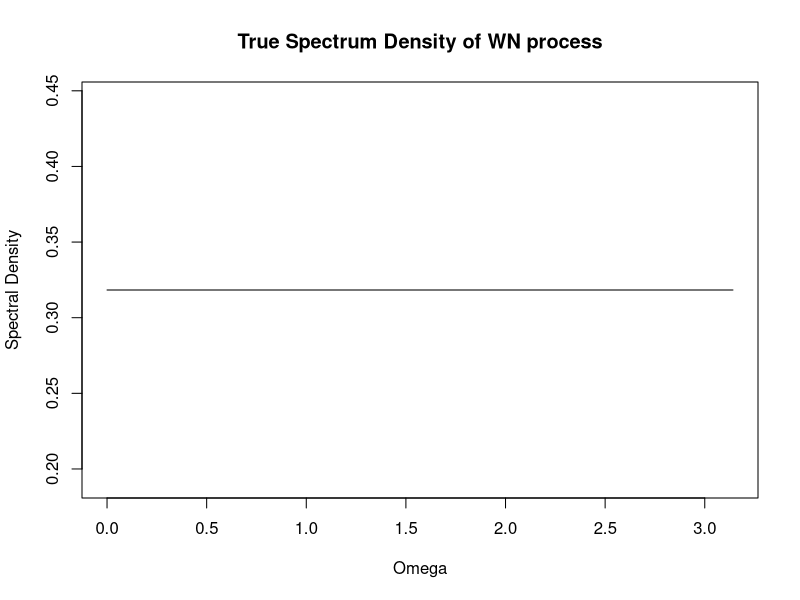
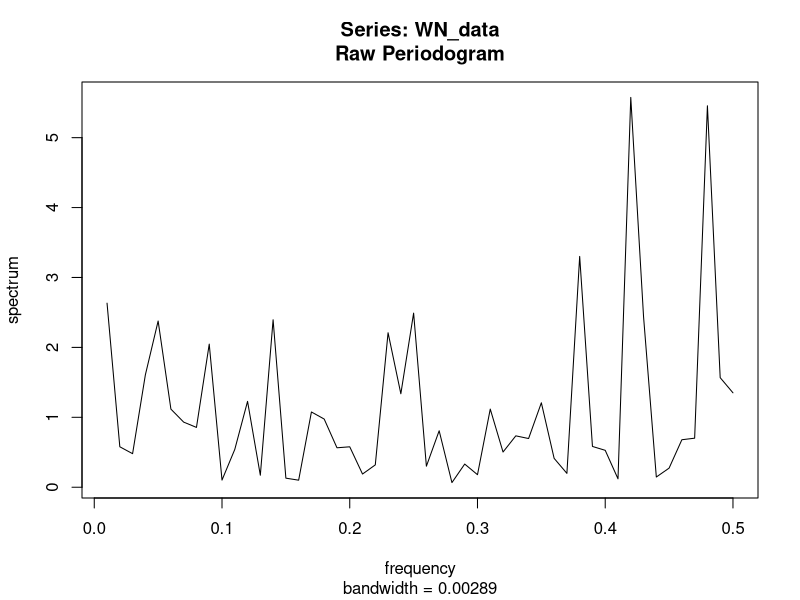
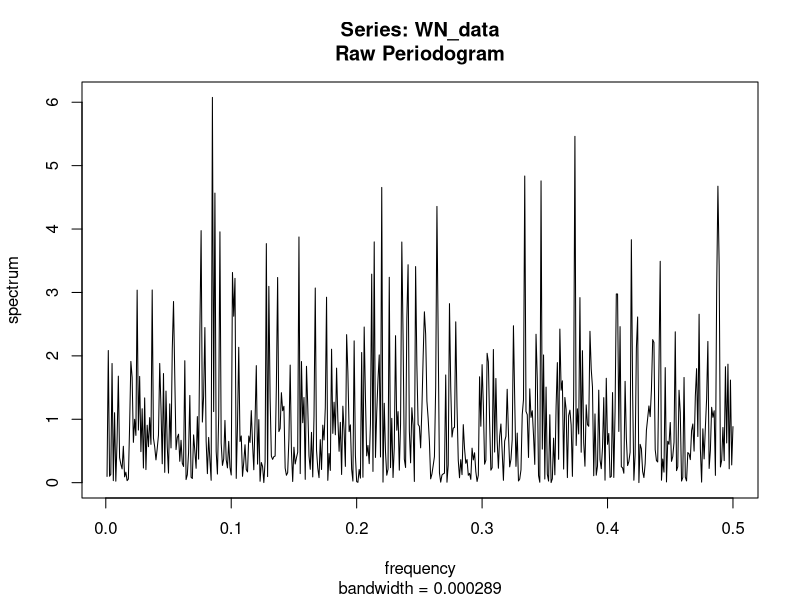
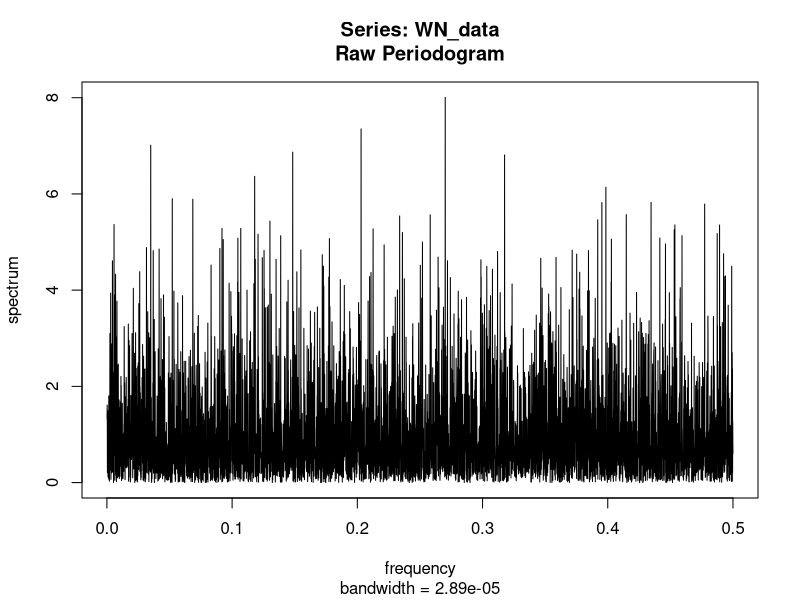
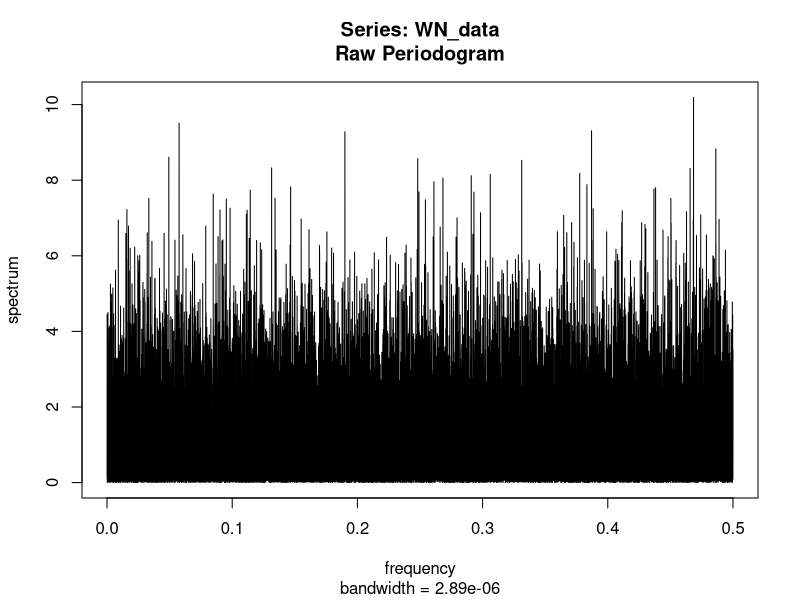
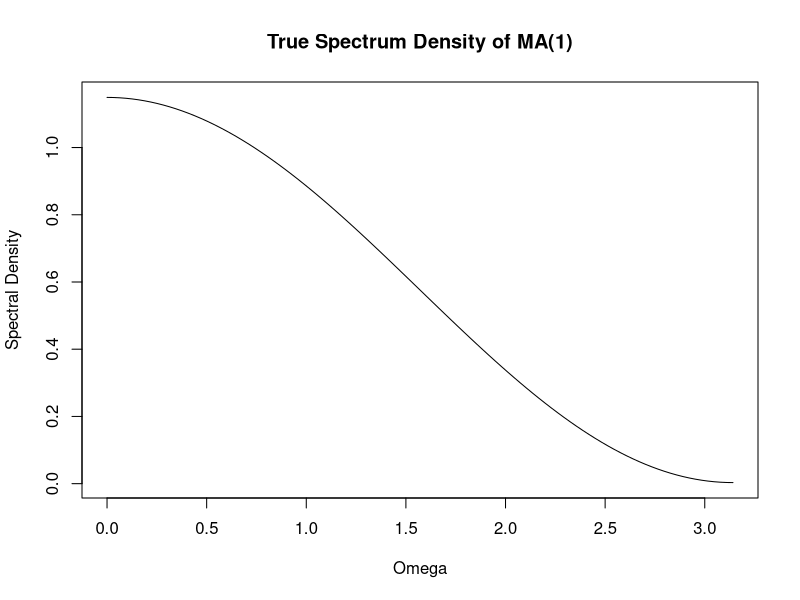
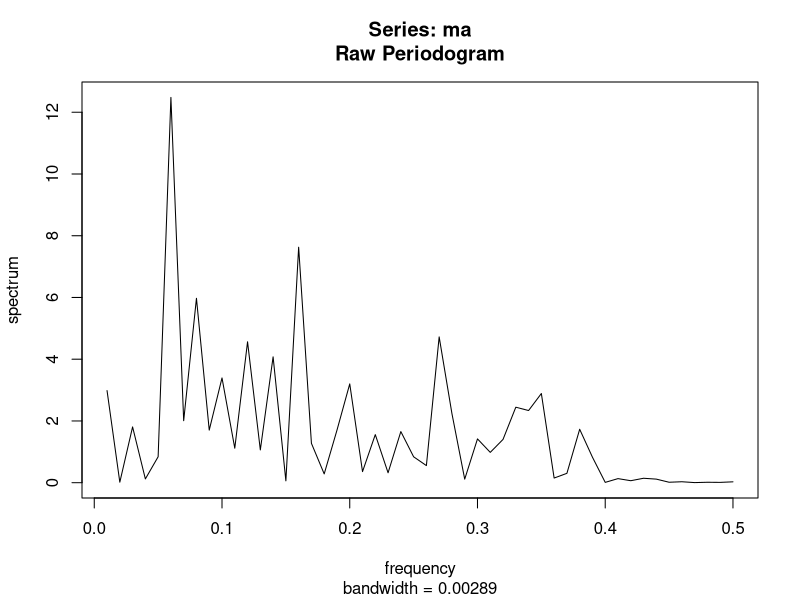
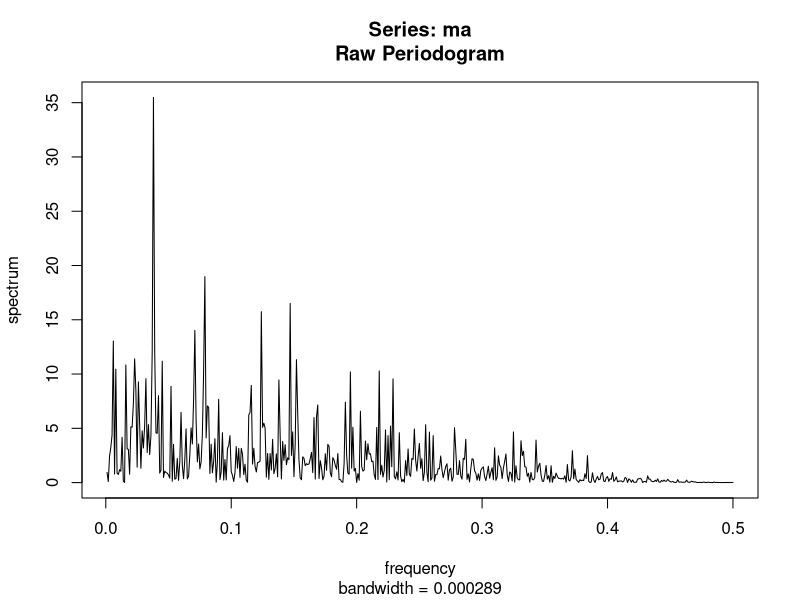

Write the R code that produced these figures, in order.
## ---- chunk 1
knitr::opts_chunk$set(echo = TRUE)
library(tidyverse)
library(knitr)
library(tseries)
library(zoo)
## ---- chunk 2
omega <- seq(0, pi, length=100)
y <- dunif(omega, min = 0, max = pi)
plot(omega, y, 
     type = 'l',
     main = "True Spectrum Density of WN process",
     ylab = "Spectral Density",
     xlab = "Omega")
## ---- chunk 3
n = 100
WN_data <- ts(rnorm(n,0,1))
spec.pgram(WN_data, log = "no")
## ---- chunk 4
n = 1000
WN_data <- ts(rnorm(n,0,1))
spec.pgram(WN_data, log = "no")
## ---- chunk 5
n = 10000
WN_data <- ts(rnorm(n,0,1))
spec.pgram(WN_data, log = "no")
n = 100000
WN_data <- ts(rnorm(n,0,1))
spec.pgram(WN_data, log = "no")
## ---- chunk 6
f_omega <- function(omega,beta = 0.9,simga = 1) {
  f_star = (1/pi)*(1 + (2*beta*cos(omega))/(1+beta^2))
  f = (1+beta^2)*simga^2*f_star
  return(f)
}
curve(f_omega,
      from = 0,
      to = pi,
      main = "True Spectrum Density of MA(1)",
      ylab = "Spectral Density",
      xlab = "Omega")
## ---- chunk 7
ma <- arima.sim(n = 100, model = list(ma = c(0.9)), sd = sqrt(1))
spec.pgram(ma, log = "no")
## ---- chunk 8
ma <- arima.sim(n = 1000, model = list(ma = c(0.9)), sd = sqrt(1))
spec.pgram(ma, log = "no")
## ---- chunk 9
ma <- arima.sim(n = 100, model = list(ma = c(0.9)), sd = sqrt(1))
spec.pgram(ma, log = "no")
ma <- arima.sim(n = 1000, model = list(ma = c(0.9)), sd = sqrt(1))
spec.pgram(ma, log = "no")
## ---- chunk 10
f_omega <- function(omega) {
  f = 1/(pi*(1 + 1.6*cos(omega) + 0.8^2))
  return(f)
}
curve(f_omega,
      from = 0,
      to = pi,
      main = "True Spectrum Density of AR(1)",
      ylab = "Spectral Density",
      xlab = "Omega")
## ---- chunk 11
ar <- arima.sim(n = 100, model = list(ar = c(-0.8)), sd = sqrt(1))
spec.pgram(ar, log = "no")
## ---- chunk 12
ar <- arima.sim(n = 1000, model = list(ma = c(-0.8)), sd = sqrt(1))
spec.pgram(ar, log = "no")
## ---- chunk 13
ar <- arima.sim(n = 100, model = list(ar = c(-0.8)), sd = sqrt(1))
spec.pgram(ar, log = "no")
ar <- arima.sim(n = 1000, model = list(ma = c(-0.8)), sd = sqrt(1))
spec.pgram(ar, log = "no")
